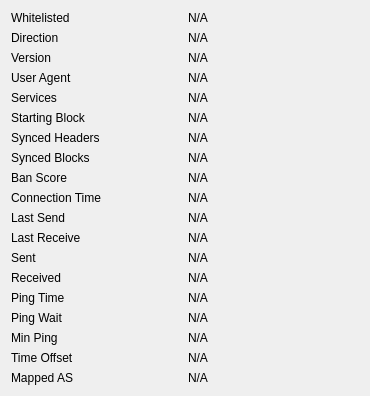
             <widget class="QWidget" name="detailWidget">
              <property name="geometry">
               <rect>
                <x>0</x>
                <y>0</y>
                <width>370</width>
                <height>339</height>
               </rect>
              </property>
              <layout class="QGridLayout" name="gridLayout_3">
               <item row="3" column="0">
                <widget class="QLabel" name="label_28">
                 <property name="text">
                  <string>User Agent</string>
                 </property>
                </widget>
               </item>
               <item row="1" column="2">
                <widget class="QLabel" name="peerDirection">
                 <property name="cursor">
                  <cursorShape>IBeamCursor</cursorShape>
                 </property>
                 <property name="text">
                  <string>N/A</string>
                 </property>
                 <property name="textFormat">
                  <enum>Qt::PlainText</enum>
                 </property>
                 <property name="textInteractionFlags">
                  <set>Qt::LinksAccessibleByMouse|Qt::TextSelectableByKeyboard|Qt::TextSelectableByMouse</set>
                 </property>
                </widget>
               </item>
               <item row="17" column="0">
                <widget class="QLabel" name="label_timeoffset">
                 <property name="text">
                  <string>Time Offset</string>
                 </property>
                </widget>
               </item>
               <item row="10" column="0">
                <widget class="QLabel" name="label_15">
                 <property name="text">
                  <string>Last Send</string>
                 </property>
                </widget>
               </item>
               <item row="10" column="2">
                <widget class="QLabel" name="peerLastSend">
                 <property name="cursor">
                  <cursorShape>IBeamCursor</cursorShape>
                 </property>
                 <property name="text">
                  <string>N/A</string>
                 </property>
                 <property name="textFormat">
                  <enum>Qt::PlainText</enum>
                 </property>
                 <property name="textInteractionFlags">
                  <set>Qt::LinksAccessibleByMouse|Qt::TextSelectableByKeyboard|Qt::TextSelectableByMouse</set>
                 </property>
                </widget>
               </item>
               <item row="11" column="0">
                <widget class="QLabel" name="label_19">
                 <property name="text">
                  <string>Last Receive</string>
                 </property>
                </widget>
               </item>
               <item row="2" column="2">
                <widget class="QLabel" name="peerVersion">
                 <property name="cursor">
                  <cursorShape>IBeamCursor</cursorShape>
                 </property>
                 <property name="text">
                  <string>N/A</string>
                 </property>
                 <property name="textFormat">
                  <enum>Qt::PlainText</enum>
                 </property>
                 <property name="textInteractionFlags">
                  <set>Qt::LinksAccessibleByMouse|Qt::TextSelectableByKeyboard|Qt::TextSelectableByMouse</set>
                 </property>
                </widget>
               </item>
               <item row="4" column="0">
                <widget class="QLabel" name="label_4">
                 <property name="text">
                  <string>Services</string>
                 </property>
                </widget>
               </item>
               <item row="5" column="0">
                <widget class="QLabel" name="label_29">
                 <property name="text">
                  <string>Starting Block</string>
                 </property>
                </widget>
               </item>
               <item row="7" column="0">
                <widget class="QLabel" name="label_25">
                 <property name="text">
                  <string>Synced Blocks</string>
                 </property>
                </widget>
               </item>
               <item row="18" column="2">
                <widget class="QLabel" name="peerMappedAS">
                 <property name="cursor">
                  <cursorShape>IBeamCursor</cursorShape>
                 </property>
                 <property name="text">
                  <string>N/A</string>
                 </property>
                 <property name="textFormat">
                  <enum>Qt::PlainText</enum>
                 </property>
                 <property name="textInteractionFlags">
                  <set>Qt::LinksAccessibleByMouse|Qt::TextSelectableByKeyboard|Qt::TextSelectableByMouse</set>
                 </property>
                </widget>
               </item>
               <item row="0" column="2">
                <widget class="QLabel" name="peerWhitelisted">
                 <property name="cursor">
                  <cursorShape>IBeamCursor</cursorShape>
                 </property>
                 <property name="text">
                  <string>N/A</string>
                 </property>
                 <property name="textFormat">
                  <enum>Qt::PlainText</enum>
                 </property>
                 <property name="textInteractionFlags">
                  <set>Qt::LinksAccessibleByMouse|Qt::TextSelectableByKeyboard|Qt::TextSelectableByMouse</set>
                 </property>
                </widget>
               </item>
               <item row="6" column="2">
                <widget class="QLabel" name="peerSyncHeight">
                 <property name="cursor">
                  <cursorShape>IBeamCursor</cursorShape>
                 </property>
                 <property name="text">
                  <string>N/A</string>
                 </property>
                 <property name="textFormat">
                  <enum>Qt::PlainText</enum>
                 </property>
                 <property name="textInteractionFlags">
                  <set>Qt::LinksAccessibleByMouse|Qt::TextSelectableByKeyboard|Qt::TextSelectableByMouse</set>
                 </property>
                </widget>
               </item>
               <item row="6" column="0">
                <widget class="QLabel" name="label_27">
                 <property name="text">
                  <string>Synced Headers</string>
                 </property>
                </widget>
               </item>
               <item row="14" column="0">
                <widget class="QLabel" name="label_26">
                 <property name="text">
                  <string>Ping Time</string>
                 </property>
                </widget>
               </item>
               <item row="14" column="2">
                <widget class="QLabel" name="peerPingTime">
                 <property name="cursor">
                  <cursorShape>IBeamCursor</cursorShape>
                 </property>
                 <property name="text">
                  <string>N/A</string>
                 </property>
                 <property name="textFormat">
                  <enum>Qt::PlainText</enum>
                 </property>
                 <property name="textInteractionFlags">
                  <set>Qt::LinksAccessibleByMouse|Qt::TextSelectableByKeyboard|Qt::TextSelectableByMouse</set>
                 </property>
                </widget>
               </item>
               <item row="15" column="0">
                <widget class="QLabel" name="peerPingWaitLabel">
                 <property name="toolTip">
                  <string>The duration of a currently outstanding ping.</string>
                 </property>
                 <property name="text">
                  <string>Ping Wait</string>
                 </property>
                </widget>
               </item>
               <item row="15" column="2">
                <widget class="QLabel" name="peerPingWait">
                 <property name="cursor">
                  <cursorShape>IBeamCursor</cursorShape>
                 </property>
                 <property name="text">
                  <string>N/A</string>
                 </property>
                 <property name="textFormat">
                  <enum>Qt::PlainText</enum>
                 </property>
                 <property name="textInteractionFlags">
                  <set>Qt::LinksAccessibleByMouse|Qt::TextSelectableByKeyboard|Qt::TextSelectableByMouse</set>
                 </property>
                </widget>
               </item>
               <item row="0" column="0">
                <widget class="QLabel" name="label_30">
                 <property name="text">
                  <string>Whitelisted</string>
                 </property>
                </widget>
               </item>
               <item row="1" column="0">
                <widget class="QLabel" name="label_23">
                 <property name="text">
                  <string>Direction</string>
                 </property>
                </widget>
               </item>
               <item row="12" column="2">
                <widget class="QLabel" name="peerBytesSent">
                 <property name="cursor">
                  <cursorShape>IBeamCursor</cursorShape>
                 </property>
                 <property name="text">
                  <string>N/A</string>
                 </property>
                 <property name="textFormat">
                  <enum>Qt::PlainText</enum>
                 </property>
                 <property name="textInteractionFlags">
                  <set>Qt::LinksAccessibleByMouse|Qt::TextSelectableByKeyboard|Qt::TextSelectableByMouse</set>
                 </property>
                </widget>
               </item>
               <item row="13" column="0">
                <widget class="QLabel" name="label_20">
                 <property name="text">
                  <string>Received</string>
                 </property>
                </widget>
               </item>
               <item row="13" column="2">
                <widget class="QLabel" name="peerBytesRecv">
                 <property name="cursor">
                  <cursorShape>IBeamCursor</cursorShape>
                 </property>
                 <property name="text">
                  <string>N/A</string>
                 </property>
                 <property name="textFormat">
                  <enum>Qt::PlainText</enum>
                 </property>
                 <property name="textInteractionFlags">
                  <set>Qt::LinksAccessibleByMouse|Qt::TextSelectableByKeyboard|Qt::TextSelectableByMouse</set>
                 </property>
                </widget>
               </item>
               <item row="11" column="2">
                <widget class="QLabel" name="peerLastRecv">
                 <property name="cursor">
                  <cursorShape>IBeamCursor</cursorShape>
                 </property>
                 <property name="text">
                  <string>N/A</string>
                 </property>
                 <property name="textFormat">
                  <enum>Qt::PlainText</enum>
                 </property>
                 <property name="textInteractionFlags">
                  <set>Qt::LinksAccessibleByMouse|Qt::TextSelectableByKeyboard|Qt::TextSelectableByMouse</set>
                 </property>
                </widget>
               </item>
               <item row="12" column="0">
                <widget class="QLabel" name="label_18">
                 <property name="text">
                  <string>Sent</string>
                 </property>
                </widget>
               </item>
               <item row="16" column="0">
                <widget class="QLabel" name="peerMinPingLabel">
                 <property name="text">
                  <string>Min Ping</string>
                 </property>
                </widget>
               </item>
               <item row="16" column="2">
                <widget class="QLabel" name="peerMinPing">
                 <property name="cursor">
                  <cursorShape>IBeamCursor</cursorShape>
                 </property>
                 <property name="text">
                  <string>N/A</string>
                 </property>
                 <property name="textFormat">
                  <enum>Qt::PlainText</enum>
                 </property>
                 <property name="textInteractionFlags">
                  <set>Qt::LinksAccessibleByMouse|Qt::TextSelectableByKeyboard|Qt::TextSelectableByMouse</set>
                 </property>
                </widget>
               </item>
               <item row="9" column="0">
                <widget class="QLabel" name="label_22">
                 <property name="text">
                  <string>Connection Time</string>
                 </property>
                </widget>
               </item>
               <item row="9" column="2">
                <widget class="QLabel" name="peerConnTime">
                 <property name="cursor">
                  <cursorShape>IBeamCursor</cursorShape>
                 </property>
                 <property name="text">
                  <string>N/A</string>
                 </property>
                 <property name="textFormat">
                  <enum>Qt::PlainText</enum>
                 </property>
                 <property name="textInteractionFlags">
                  <set>Qt::LinksAccessibleByMouse|Qt::TextSelectableByKeyboard|Qt::TextSelectableByMouse</set>
                 </property>
                </widget>
               </item>
               <item row="7" column="2">
                <widget class="QLabel" name="peerCommonHeight">
                 <property name="cursor">
                  <cursorShape>IBeamCursor</cursorShape>
                 </property>
                 <property name="text">
                  <string>N/A</string>
                 </property>
                 <property name="textFormat">
                  <enum>Qt::PlainText</enum>
                 </property>
                 <property name="textInteractionFlags">
                  <set>Qt::LinksAccessibleByMouse|Qt::TextSelectableByKeyboard|Qt::TextSelectableByMouse</set>
                 </property>
                </widget>
               </item>
               <item row="8" column="2">
                <widget class="QLabel" name="peerBanScore">
                 <property name="cursor">
                  <cursorShape>IBeamCursor</cursorShape>
                 </property>
                 <property name="text">
                  <string>N/A</string>
                 </property>
                 <property name="textFormat">
                  <enum>Qt::PlainText</enum>
                 </property>
                 <property name="textInteractionFlags">
                  <set>Qt::LinksAccessibleByMouse|Qt::TextSelectableByKeyboard|Qt::TextSelectableByMouse</set>
                 </property>
                </widget>
               </item>
               <item row="17" column="2">
                <widget class="QLabel" name="timeoffset">
                 <property name="cursor">
                  <cursorShape>IBeamCursor</cursorShape>
                 </property>
                 <property name="text">
                  <string>N/A</string>
                 </property>
                 <property name="textFormat">
                  <enum>Qt::PlainText</enum>
                 </property>
                 <property name="textInteractionFlags">
                  <set>Qt::LinksAccessibleByMouse|Qt::TextSelectableByKeyboard|Qt::TextSelectableByMouse</set>
                 </property>
                </widget>
               </item>
               <item row="18" column="0">
                <widget class="QLabel" name="peerMappedASLabel">
                 <property name="toolTip">
                  <string>The mapped Autonomous System used for diversifying peer selection.</string>
                 </property>
                 <property name="text">
                  <string>Mapped AS</string>
                 </property>
                </widget>
               </item>
               <item row="8" column="0">
                <widget class="QLabel" name="label_24">
                 <property name="text">
                  <string>Ban Score</string>
                 </property>
                </widget>
               </item>
               <item row="5" column="2">
                <widget class="QLabel" name="peerHeight">
                 <property name="cursor">
                  <cursorShape>IBeamCursor</cursorShape>
                 </property>
                 <property name="text">
                  <string>N/A</string>
                 </property>
                 <property name="textFormat">
                  <enum>Qt::PlainText</enum>
                 </property>
                 <property name="textInteractionFlags">
                  <set>Qt::LinksAccessibleByMouse|Qt::TextSelectableByKeyboard|Qt::TextSelectableByMouse</set>
                 </property>
                </widget>
               </item>
               <item row="3" column="2">
                <widget class="QLabel" name="peerSubversion">
                 <property name="cursor">
                  <cursorShape>IBeamCursor</cursorShape>
                 </property>
                 <property name="text">
                  <string>N/A</string>
                 </property>
                 <property name="textFormat">
                  <enum>Qt::PlainText</enum>
                 </property>
                 <property name="textInteractionFlags">
                  <set>Qt::LinksAccessibleByMouse|Qt::TextSelectableByKeyboard|Qt::TextSelectableByMouse</set>
                 </property>
                </widget>
               </item>
               <item row="4" column="2">
                <widget class="QLabel" name="peerServices">
                 <property name="cursor">
                  <cursorShape>IBeamCursor</cursorShape>
                 </property>
                 <property name="text">
                  <string>N/A</string>
                 </property>
                 <property name="textFormat">
                  <enum>Qt::PlainText</enum>
                 </property>
                 <property name="textInteractionFlags">
                  <set>Qt::LinksAccessibleByMouse|Qt::TextSelectableByKeyboard|Qt::TextSelectableByMouse</set>
                 </property>
                </widget>
               </item>
               <item row="2" column="0">
                <widget class="QLabel" name="label_21">
                 <property name="text">
                  <string>Version</string>
                 </property>
                </widget>
               </item>
               <item row="19" column="0">
                <spacer name="verticalSpacer_3">
                 <property name="orientation">
                  <enum>Qt::Vertical</enum>
                 </property>
                 <property name="sizeHint" stdset="0">
                  <size>
                   <width>75</width>
                   <height>14</height>
                  </size>
                 </property>
                </spacer>
               </item>
              </layout>
             </widget>
